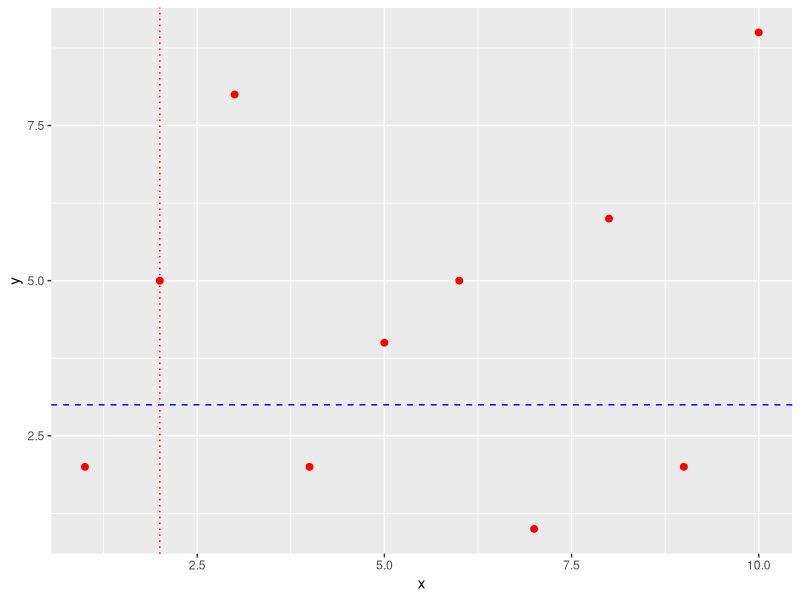

Generate this figure with R:
#13. Add horizontal and vertical reference lines to a plot using ggplot2.

library(ggplot2)
x<-1:10
y<-c(2,5,8,2,4,5,1,6,2,9)
df<-data.frame(x,y)
df
p<-ggplot(df,aes(x=x,y=y))+
  geom_point(size = 2,color="red") +
  geom_hline(yintercept = 3, linetype = "dashed", color = "blue") +
  geom_vline(xintercept = 2, linetype = "dotted", color = "red")
p